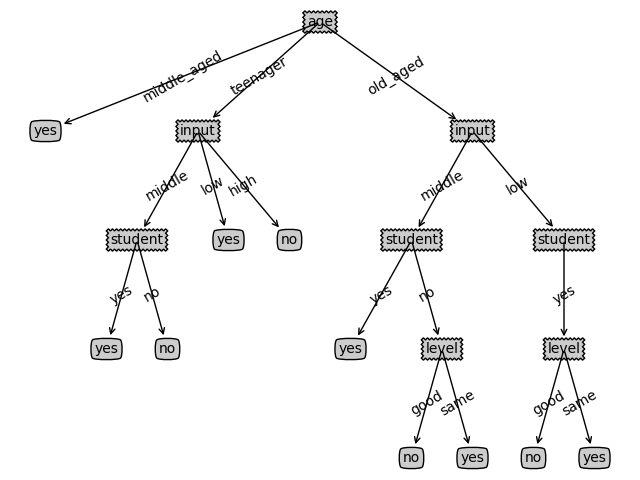

Recreate this plot in Python.
from math import log
import operator
import matplotlib.pyplot as plt

def createDataSet():
    dataset = [['teenager' ,'high', 'no' ,'same', 'no'],
   ['teenager', 'high', 'no', 'good', 'no'],
   ['middle_aged' ,'high', 'no', 'same', 'yes'],
   ['old_aged', 'middle', 'no' ,'same', 'yes'],
   ['old_aged', 'low', 'yes', 'same' ,'yes'],
   ['old_aged', 'low', 'yes', 'good', 'no'],
   ['middle_aged', 'low' ,'yes' ,'good', 'yes'],
   ['teenager' ,'middle' ,'no', 'same', 'no'],
   ['teenager', 'low' ,'yes' ,'same', 'yes'],
   ['old_aged' ,'middle', 'yes', 'same', 'yes'],
   ['teenager' ,'middle', 'yes', 'good', 'yes'],
   ['middle_aged' ,'middle', 'no', 'good', 'yes'],
   ['middle_aged', 'high', 'yes', 'same', 'yes'],
   ['old_aged', 'middle', 'no' ,'good' ,'no']]
    labels = ['age','input','student','level']
    return dataset,labels

#计算熵的公式
def getShang(dataset):
    num_data = len(dataset)     #获得队列的长度既有多少个数据
    labelCounts = {}    #定义一个空的集合
    for featVec in dataset:
        currentLabel = featVec[-1]  #读取队列对末尾元素
        if currentLabel not in labelCounts.keys():  #如果currentLabel不是集合的关键字
            labelCounts[currentLabel] = 0   #在集合中添加以currentLabel为关键字的元素，值为1
        labelCounts[currentLabel] += 1  #在集合中以currentLabel关键字对应的值加1
    shang = 0.0
    for key in labelCounts:
        prob = float(labelCounts[key])/num_data
        shang -= prob * log(prob, 2)
    return shang

#分裂的子集合
def splitDataSet(dataset, axis, value):     #axis表示特征值在列表的位置，value表示特征的值
    DataSet_Value = []
    for featVec in dataset:
        if featVec[axis] == value:
            reducendFeatVec = featVec[:axis]
            reducendFeatVec.extend(featVec[axis+1:])  #列表中元素分别单独的复制到新列表，而不是复制单独复制进去一个列表元素
            DataSet_Value.append(reducendFeatVec)   #添加一个列表元素
    return DataSet_Value

'''
# 选择最优的分类特征(网上找的)
def ChooseBestDataSet(dataset):
    num_data = len(dataset[0]) - 1#计算一共有多少个特征，因为最后一列一般是分类结果，所以需要-1
    baseEntropy = getShang(dataset)   # 定义初始的熵,用于对比分类后信息增益的变化
    bestGainRate = 0.0    #最好的信息增益率
    bestFeature = 0
    for i in range(num_data):
        featList = [example[i] for example in dataset] #获取dataSet的第i个所有特征
        uniqueVals = set(featList)  #使用featList创建集合（集合元素不会重复）
        newEntropy = 0.0
        for value in uniqueVals:
            subDataset = splitDataSet(dataset, i, value)    #获取按照特征value分类后的数据
            prob = len(subDataset) / float(len(dataset))  # 计算子集与原数据集的长度比
            newEntropy += prob * getShang(subDataset)  # 按特征分类后计算得到的熵
        infogain = newEntropy - baseEntropy # 原始熵与按特征分类后的熵的差值，即信息增益
        splitonfo = getShang(subDataset) #分裂信息
        if splitonfo == 0:#若特征值相同,即splitonfo和info均为0，则跳过该特征
            continue
        GainRate = infogain/splitonfo #计算信息增益率
        if (GainRate > bestGainRate):   # 若按某特征划分后，若infoGain大于bestInf，则infoGain对应的特征分类区分样本的能力更强，更具有代表性。
            bestGainRate = GainRate #将infoGain赋值给bestInf，如果出现比infoGain更大的信息增益，说明还有更好地特征分类
            bestFeature = i #将最大的信息增益对应的特征下标赋给bestFea，返回最佳分类特征
    return bestFeature
'''

# 选择最优的分类特征(自己理解)
def ChooseBestDataSet(dataset):
    num_data = len(dataset[0]) - 1#计算一共有多少个特征，因为最后一列一般是分类结果，所以需要-1
    baseEntropy = getShang(dataset)   # 定义初始的熵,用于对比分类后信息增益的变化
    bestGainRate = 0.0    #最好的信息增益率
    bestFeature = 0
    for i in range(num_data):
        featList = [example[i] for example in dataset] #获取dataSet的第i个所有特征
        uniqueVals = set(featList)  #使用featList创建集合（集合元素不会重复）
        newEntropy = 0.0
        problist = []
        for value in uniqueVals:
            subDataset = splitDataSet(dataset, i, value)    #获取按照特征value分类后的数据
            prob = len(subDataset) / float(len(dataset))  # 计算子集与原数据集的长度比
            problist.append(prob)
            newEntropy += prob * getShang(subDataset)  # 按特征分类后计算得到的熵
        infogain = newEntropy - baseEntropy # 原始熵与按特征分类后的熵的差值，即信息增益
        splitonfo = 0.0
        for prob in problist:   #分裂信息
            splitonfo -= prob * log(prob, 2)
        if splitonfo == 0:#若特征值相同,即splitonfo和info均为0，则跳过该特征
            continue
        GainRate = infogain/splitonfo #计算信息增益率
        if (GainRate > bestGainRate):   # 若按某特征划分后，若infoGain大于bestInf，则infoGain对应的特征分类区分样本的能力更强，更具有代表性。
            bestGainRate = GainRate #将infoGain赋值给bestInf，如果出现比infoGain更大的信息增益，说明还有更好地特征分类
            bestFeature = i #将最大的信息增益对应的特征下标赋给bestFea，返回最佳分类特征
    return bestFeature

#不能完全分裂
def majorityCnt(classList):
    classCount = {}
    for vote in classList:
        if vote not in classCount.keys():
            classCount[vote] = 0
        classCount[vote] += 1
    '''
    依据关键值对应的值进行排序（从大到小），结果为列表，其中元素为元组，元组数目字典的数目
    每一个元组第一个元素是字典关键字，第二元素为字典关键字对应的值
    如果值相同，则相对位置也相同
    '''
    sortedClassCount = sorted(classCount.items(), key=operator.itemgetter(1), reverse=True)
    print(sortedClassCount)
    return sortedClassCount[0][0]

#使用递归实现所有分裂
def createTree(dataset, labels):
    classList = [example[-1] for example in dataset]    #获取所有类型编号
    if classList.count(classList[0]) == len(classList): #如果所有类型编号相同
        return classList[0] #返回类型编号
    if len(dataset[0]) == 1:    #如果特征值已经辨别完毕，但是还是有不同的类型
        return majorityCnt(classList)   #执行majorityCnt函数
    bestfeat = ChooseBestDataSet(dataset)   #获得最好分类特征的位置
    bestFeatLabel = labels[bestfeat]    #获得最好特征的名字标签
    myTree = {bestFeatLabel:{}}     #创建一个二重字典，其中一重元素的关键字为特征标签
    del(labels[bestfeat])   #删除标签类中特征对应的标签
    featValues = [example[bestfeat] for example in dataset]     #获取dataSet选定特征的所有可能值
    uniqueVals = set(featValues)    #将其变为集合，使其没有重合的元素
    for values in uniqueVals:
        subLabels = labels[:]   #复制标签
        myTree[bestFeatLabel][values] = createTree(splitDataSet(dataset, bestfeat, values),subLabels)   #递归
    return myTree

#计算决策树的叶子数
def getNumLeafs(myTree):
    numLeafs = 0    #叶子数
    sides = list(myTree.keys()) #节点信息
    firstStr = sides[0]
    secondDict = myTree[firstStr]   # 分支信息
    for key in secondDict.keys():  # 遍历所有分支
        if type(secondDict[key]).__name__ == 'dict':    #子树分支则递归计算
            numLeafs += getNumLeafs(secondDict[key])
        else:   # 叶子分支则叶子数+1
            numLeafs += 1
    return numLeafs

#计算决策树的深度
def getTreeDepth(myTree):
    maxDepth = 0    #最大深度
    sides = list(myTree.keys()) #节点信息
    firstStr = sides[0]
    secondDict = myTree[firstStr]   #分支信息
    for key in secondDict.keys():  #遍历所有分支
        if type(secondDict[key]).__name__ == 'dict':    #子树分支则递归计算
            thisDepth = 1 + getTreeDepth(secondDict[key])
        else:   # 叶子分支则叶子数+1
            thisDepth = 1
        if thisDepth > maxDepth: maxDepth = thisDepth   #更新最大深度
    return maxDepth

decisionNode = dict(boxstyle="sawtooth", fc="0.8")
leafNode = dict(boxstyle="round4", fc="0.8")
arrow_args = dict(arrowstyle="<-")

# ==================================================
# 输入：
#  nodeTxt:  终端节点显示内容
#  centerPt: 终端节点坐标
#  parentPt: 起始节点坐标
#  nodeType: 终端节点样式
# 输出：
#  在图形界面中显示输入参数指定样式的线段(终端带节点)
# ==================================================
def plotNode(nodeTxt, centerPt, parentPt, nodeType):
    '画线(末端带一个点)'
    createPlot.ax1.annotate(nodeTxt, xy=parentPt, xycoords='axes fraction', xytext=centerPt, textcoords='axes fraction',
                            va="center", ha="center", bbox=nodeType, arrowprops=arrow_args)

# =================================================================
# 输入：
#  cntrPt:  终端节点坐标
#  parentPt: 起始节点坐标
#  txtString: 待显示文本内容
# 输出：
#  在图形界面指定位置(cntrPt和parentPt中间)显示文本内容(txtString)
# =================================================================
def plotMidText(cntrPt, parentPt, txtString):
    '在指定位置添加文本'
    # 中间位置坐标
    xMid = (parentPt[0] - cntrPt[0]) / 2.0 + cntrPt[0]
    yMid = (parentPt[1] - cntrPt[1]) / 2.0 + cntrPt[1]
    createPlot.ax1.text(xMid, yMid, txtString, va="center", ha="center", rotation=30)

# ===================================
# 输入：
#  myTree: 决策树
#  parentPt: 根节点坐标
#  nodeTxt: 根节点坐标信息
# 输出：
#  在图形界面绘制决策树
# ===================================
def plotTree(myTree, parentPt, nodeTxt):
    '绘制决策树'
    numLeafs = getNumLeafs(myTree)  #当前树的叶子数
    sides = list(myTree.keys()) #当前树的节点信息
    firstStr = sides[0]
    # 定位第一棵子树的位置(这是蛋疼的一部分)
    cntrPt = (plotTree.xOff + (1.0 + float(numLeafs)) / 2.0 / plotTree.totalW, plotTree.yOff)
    # 绘制当前节点到子树节点(含子树节点)的信息
    plotMidText(cntrPt, parentPt, nodeTxt)
    plotNode(firstStr, cntrPt, parentPt, decisionNode)
    # 获取子树信息
    secondDict = myTree[firstStr]
    # 开始绘制子树，纵坐标-1。
    plotTree.yOff = plotTree.yOff - 1.0 / plotTree.totalD
    for key in secondDict.keys():  # 遍历所有分支
        # 子树分支则递归
        if type(secondDict[key]).__name__ == 'dict':
            plotTree(secondDict[key], cntrPt, str(key))
        # 叶子分支则直接绘制
        else:
            plotTree.xOff = plotTree.xOff + 1.0 / plotTree.totalW
            plotNode(secondDict[key], (plotTree.xOff, plotTree.yOff), cntrPt, leafNode)
            plotMidText((plotTree.xOff, plotTree.yOff), cntrPt, str(key))
    # 子树绘制完毕，纵坐标+1。
    plotTree.yOff = plotTree.yOff + 1.0 / plotTree.totalD

#在图形界面显示决策树inTree
def createPlot(inTree):
    # 创建新的图像并清空 - 无横纵坐标
    fig = plt.figure(1, facecolor='white')
    fig.clf()
    axprops = dict(xticks=[], yticks=[])
    createPlot.ax1 = plt.subplot(111, frameon=False, **axprops)
    # 树的总宽度 高度
    plotTree.totalW = float(getNumLeafs(inTree))
    plotTree.totalD = float(getTreeDepth(inTree))
    # 当前绘制节点的坐标
    plotTree.xOff = -0.5 / plotTree.totalW
    plotTree.yOff = 1.0
    # 绘制决策树
    plotTree(inTree, (0.5, 1.0), '')
    plt.show()

if __name__ == '__main__':
    newdataset,label = createDataSet()
    Trees = createTree(newdataset, label)
    print(Trees)
    createPlot(Trees)
